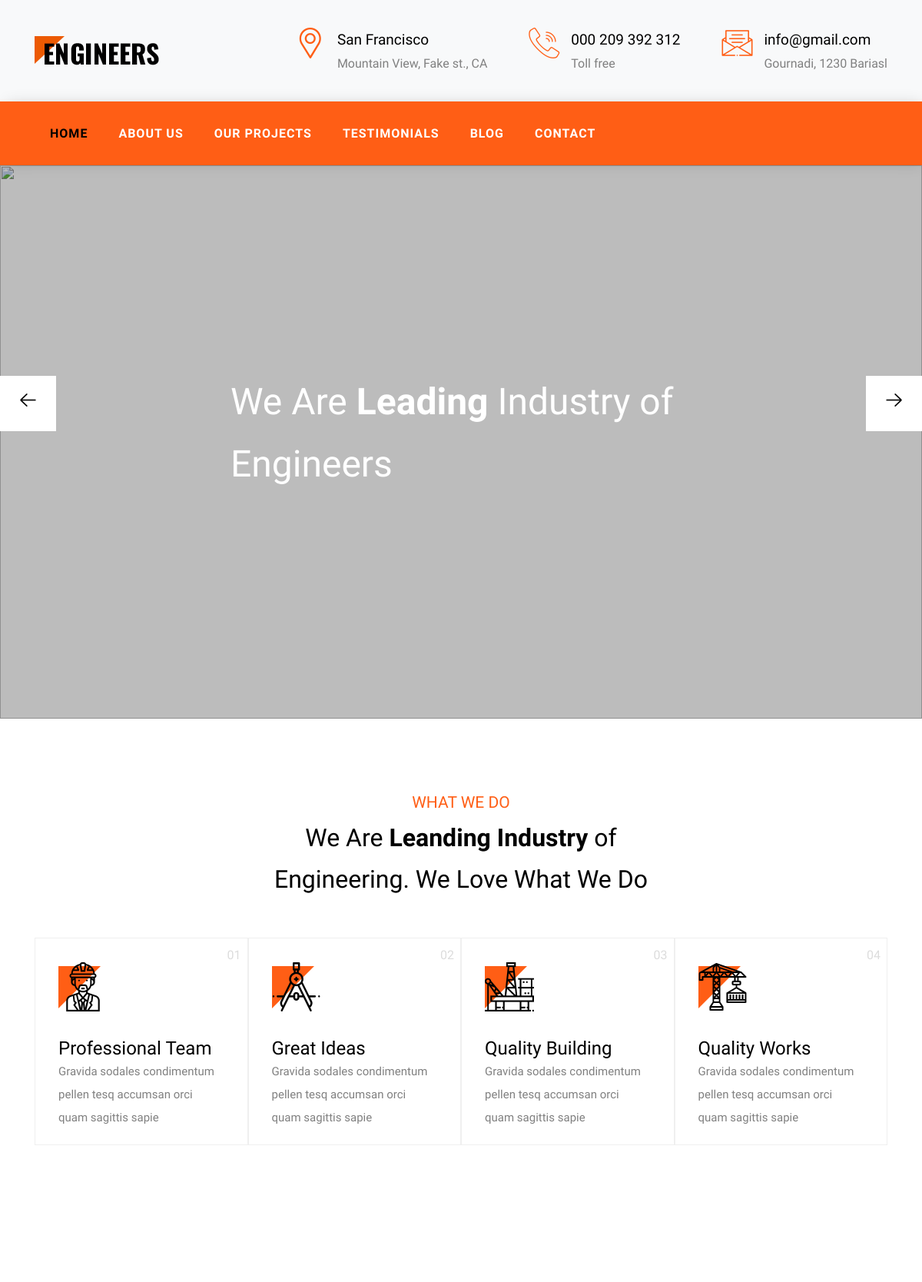
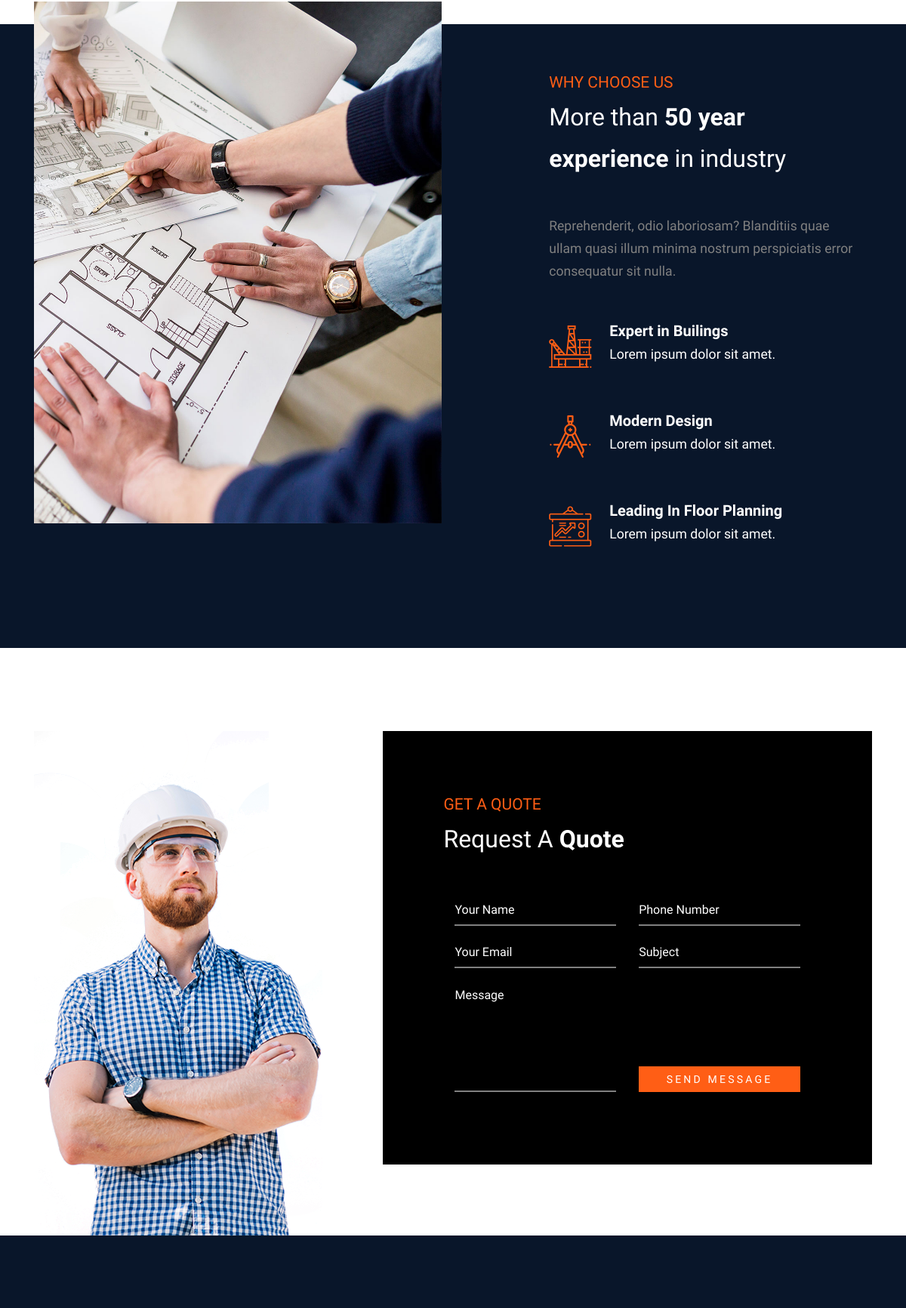
/index (upper part), run on the app's committed database (2 pictures, top to bottom).
### engineers/models.py (models this page shows)
class Address(db.Model):
    id = db.Column(db.Integer, primary_key=True)
    icon = db.Column(db.String(20), nullable=True)
    desc = db.Column(db.String(50), nullable=False)
    big_desc = db.Column(db.String(75), nullable=False)

class Card(db.Model):
    id = db.Column(db.Integer, primary_key=True)
    icon = db.Column(db.String(20), nullable=True)
    title = db.Column(db.String(50), nullable=False)
    desc = db.Column(db.String(75), nullable=False)

### engineers/controllers.py (the view, shortened to what this page needs)
@app.route('/index', methods=['GET', 'POST'])
def index():
    address = Address.query.all()
    card = Card.query.all()
    blogs = Blog.query.all()[-3:]
    testis = Testi.query.all()[-2:]
    pro_category = Project.query.all()[-4:]
    form = QuoteForm()
    return render_template('app/index.html', blogs=blogs, testis=testis, pro_category=pro_category, form=form, address=address, card=card)

### engineers/forms.py
class QuoteForm(FlaskForm):
    name = StringField('Your name', validators=[DataRequired(), Length(min=3, max=40)], render_kw={"placeholder": "Your Name"})
    phone = StringField('Phone Number', validators=[DataRequired()], render_kw={"placeholder": "Phone Number"})
    email = StringField('Your Email', validators=[DataRequired(), Email()], render_kw={"placeholder": "Your Email"})
    subject = StringField('Subject', validators=[DataRequired()], render_kw={"placeholder": "Subject"})
    message = TextAreaField('Message', validators=[DataRequired(), Length(min=20, max=200)], render_kw={"placeholder": "Message"})
    submit = SubmitField('SEND MESSAGE')

### engineers/templates/app/index.html (shortened to what this page needs)
{% extends 'app/base.html' %}
{% block content %}
    <menu>
        <div class="row nav-sticky">
            <div class="row-nav col-12 ff-oswald">
                <ul class="d-flex nav-ul color-fff">
                    <li class="nav-li"><a href="/index" class="selected">Home</a></li>
                    <li class="nav-li"><a href="/about" >About Us</a></li>
                    <li class="nav-li"><a href="/projects">Our Projects</a></li>
                    <li class="nav-li"><a href="/testi">Testimonials</a></li>
                    <li class="nav-li"><a href="/blog">Blog</a></li>
                    <li class="nav-li"><a href="/contact">Contact</a></li>
                </ul>
            </div>
        </div>
    </menu>
    <section class="bg-img-section">
        <div class="slider-block">
            <div class="slider-line">
                <figure class="bg-img-fig">
                    <div class="overlay"></div>
                    <h2 class="bg-img-h2">We Are <span class="font-bold">Leading</span> Industry of Engineers</h2>
                    <img src="{{ url_for('static', filename='img/hero_1.jpg')}}" alt="" class="bg-img">
                </figure>
            </div>
        </div>
        <div class="arrow-r arrow">
            <span>
                <i class="flaticon-right-arrow"></i>
            </span>
        </div>
        <div class="arrow-l arrow">
            <span>
                <i class="flaticon-left-arrow"></i>
            </span>
        </div>
    </section>
    <main>
        <div class="block-1">
            <div class="container container-do">
                <div class="row">
                    <div class="main-text">
                        <span class="span-orange">WHAT WE DO</span>
                        <h2 class="main-h2">We Are <span class="span-black">Leanding Industry </span> of
                            <br>
                            Engineering.
                            We Love What We Do
                        </h2>
                    </div>
                </div>
                <div class="row-2 d-flex">
                    {% for card in card %}
                    <div class="col-3">
                        <div class="do-box-1 d-flex">
                            <span class="triangle-orange"></span>
                            <span class="number">0{{card.id}}</span>
                            <div class="do-box-1-icon">
                                <i class="{{card.icon}}"></i>
                            </div>
                            <div class="do-box-1-text">
                                <h3>{{card.title}}</h3>
                                <p class="ff-mulish">{{card.desc}}</p>
                            </div>
                        </div>
                    </div>
                    {% endfor %}
                </div>
            </div>
        </div>
        <div class="block-2">
            <div class="container container-us">
                <div class="row d-flex">
                    <div class="col-6">
                        <div class="column-left">
                            <figure>
                                <img src="{{ url_for('static', filename='img/about_1.jpg')}}" alt="">
                            </figure>
                        </div>
                    </div>
                    <div class="col-6">
                        <div class="column-right">
                            <span class="span-orange">
                                WHY CHOOSE US
                            </span>
                            <h2>
                                More than <span class="font-bold">50 year experience</span> in industry
                            </h2>
                            <p class="cl-gray pb-2">
                                Reprehenderit, odio laboriosam? Blanditiis quae ullam quasi illum minima nostrum
                                perspiciatis
                                error consequatur sit nulla.
                            </p>
                            <div>
                                <div class="d-flex mb-24">
                                    <i class="flaticon-oil-platform"></i>
                                    <div>
                                        <h4>Expert in Builings</h4>
                                        <p>Lorem ipsum dolor sit amet.</p>
                                    </div>
                                </div>
                                <div class="d-flex mb-24">
                                    <i class="flaticon-compass"></i>
                                    <div>
                                        <h4>Modern Design</h4>
                                        <p>Lorem ipsum dolor sit amet.</p>
                                    </div>
                                </div>
                                <div class="d-flex mb-24">
                                    <i class="flaticon-strategy"></i>
                                    <div>
                                        <h4>Leading In Floor Planning</h4>
                                        <p>Lorem ipsum dolor sit amet.</p>
                                    </div>
                                </div>
                            </div>
                        </div>
                    </div>
                </div>
            </div>
        </div>
        <div class="block-3">
            <div class="container max-w-1140 container-form">
                <div class="row d-flex">
                    <div class="col-5">
                        <figure class="form-left-fig">
                            <img src="{{ url_for('static', filename='img/img_transparent.png')}}" alt="">
                        </figure>
                    </div>
                    <div class="col-7">
                        <div class="form">
                            <span class="span-orange form-span">
                                GET A QUOTE
                            </span>
                            <h2 class="form-h2">
                                Request A <span class="font-bold">Quote</span>
                            </h2>
                            <div class="index-form">
                                <form method='POST', action="">
                                    <div class="row d-flex">
                                        <div class="col-6">
                                                {{form.name(class="form-name form-right")}}
                                        </div>
                                        <div class="col-6">
                                                {{form.phone(class="form-number form-right")}}
                                        </div>
                                    </div>
                                    <div class="row d-flex">
                                        <div class="col-6">
                                                {{form.email(class="form-email form-right")}}
                                        </div>
                                        <div class="col-6">
                                                {{form.subject(class="form-subject form-right")}}
                                        </div>
                                    </div>
                                    <div class="row d-flex">
                                        <div class="col-6">
                                                {{form.message(cols="30", rows="7", class="form-textarea form-right")}}
                                        </div>
                                        <div class="col-6 col-6-btn">
                                                {{form.submit(class='btn-orange')}}
                                        </div>
                                    </div>
                                </form>
                            </div>
                        </div>
                    </div>
                </div>
            </div>
        </div>
        <div class="block-4">
            </div>
    </main>
{% endblock %}

### engineers/templates/includes/header.html
<header>
    <section id="section-head-1">
        <div class="container container-head">
            <div class="row row-head-contact d-flex">
                <figure class="img-head-contact">
                    <a href="#"><img src="{{ url_for('static', filename='img/logo.png')}}" alt="logo-engineers" class="img-logo"></a>
                </figure>
                {% for add in address %}
                <div class="box-head-contact d-flex">
                    <i class="{{add.icon}} head-icon"></i>
                    <div class="contact-text">
                        <div class="top-text ff-oswald f-weight">{{add.desc}}</div>
                        <div class="bottom-text ff-mulish">{{add.big_desc}}</div>
                    </div>
                </div>
                {% endfor %}
            </div>
        </div>
    </section>
</header>

### engineers/static/css/grid.css (style rules this page uses)
.col-3 { width: 25%; }
.col-5 { width: 41.66%; }
.col-6 { width: 50%; }
.col-7 { width: 58.33%; }
.col-12 { width: 100%; }

### engineers/static/css/utilities.css (style rules this page uses)
img { width: 100%; height: 100%; }
ul { list-style: none; margin: 0; padding: 0; }
a { text-decoration: none; color: #000; }
textarea { resize: none; }
.d-flex { display: flex; }
.ff-oswald { font-family: 'Oswald', sans-serif; }
.ff-mulish { font-family: 'Mulish', sans-serif; }
h2 { font-weight: 300; margin: 0; }
.font-bold { font-weight: 900; }
.span-orange { font-size: 21px; font-weight: 300; color: #ff5e15; }
.span-black { font-size: 32px; font-weight: 700; color: #000; }
.triangle-orange { width: 0; height: 0; border-top: 55px solid #ff5e15; border-right: 55px solid transparent; position: absolute; top: 36px; left: 30px; z-index: -1; }
.cl-gray { color: #808080; }
.mb-24 { margin-bottom: 24px; }
.pb-2 { padding-bottom: 30px; }
.max-w-1140 { max-width: 1140px; }
.color-fff { color: #fff !important; }
.f-weight { font-weight: 500; }
.selected { color: #000 !important; }

### data on the page
Address: desc "San Francisco", big_desc "Mountain View, Fake st., CA"
Address: desc "000 209 392 312", big_desc "Toll free"
Address: desc "info@gmail.com", big_desc "Gournadi, 1230 Bariasl"
Card: id "1", title "Professional Team", desc "Gravida sodales condimentum pellen tesq accumsan orci quam sagittis sapie"
Card: id "2", title "Great Ideas", desc "Gravida sodales condimentum pellen tesq accumsan orci quam sagittis sapie"
Card: id "3", title "Quality Building", desc "Gravida sodales condimentum pellen tesq accumsan orci quam sagittis sapie"
Card: id "4", title "Quality Works", desc "Gravida sodales condimentum pellen tesq accumsan orci quam sagittis sapie"
